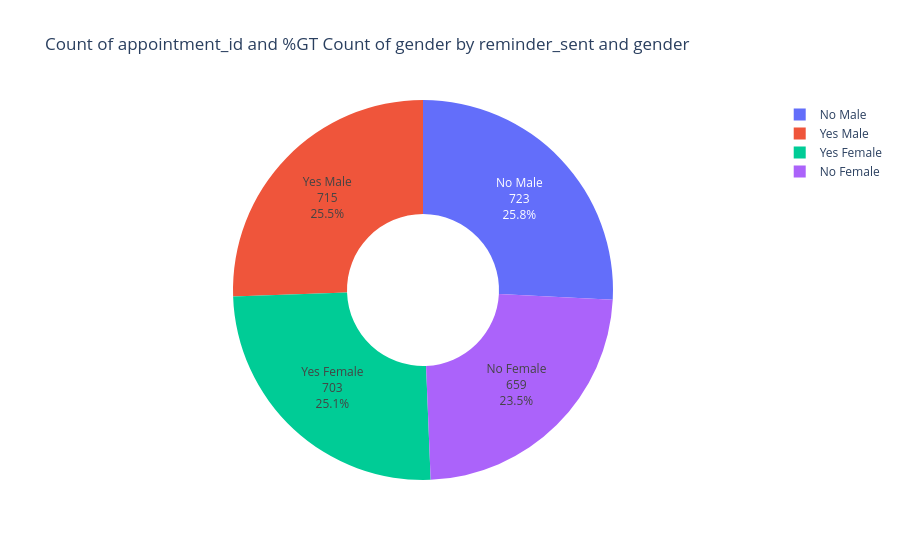

The cell this chart's notebook holds for it:
### Code cell
reminder_gender = (
    df.groupby(['reminder_sent', 'gender'])['appointment_id']
      .count()
      .reset_index()
)

reminder_gender['label'] = reminder_gender['reminder_sent'].astype(str) + " " + reminder_gender['gender']

fig = px.pie(
    reminder_gender,
    values='appointment_id',
    names='label',
    title='Count of appointment_id and %GT Count of gender by reminder_sent and gender',
    hole=0.4
)

fig.update_traces(textposition='inside', textinfo='label+percent+value')
fig.show()

### Figure 1 — Plotly figure (JSON) as saved in the notebook; plotly's stock layout.template omitted (floating-point values rounded to 4 significant figures)
{"data": [{"domain": {"x": [0, 1], "y": [0, 1]}, "hole": 0.4, "hovertemplate": "label=%{label}<br>appointment_id=%{value}<extra></extra>", "labels": ["No Female", "No Male", "Yes Female", "Yes Male"], "legendgroup": "", "name": "", "showlegend": true, "textinfo": "label+percent+value", "textposition": "inside", "type": "pie", "values": [659, 723, 703, 715]}], "layout": {"legend": {"tracegroupgap": 0}, "title": {"text": "Count of appointment_id and %GT Count of gender by reminder_sent and gender"}}}
